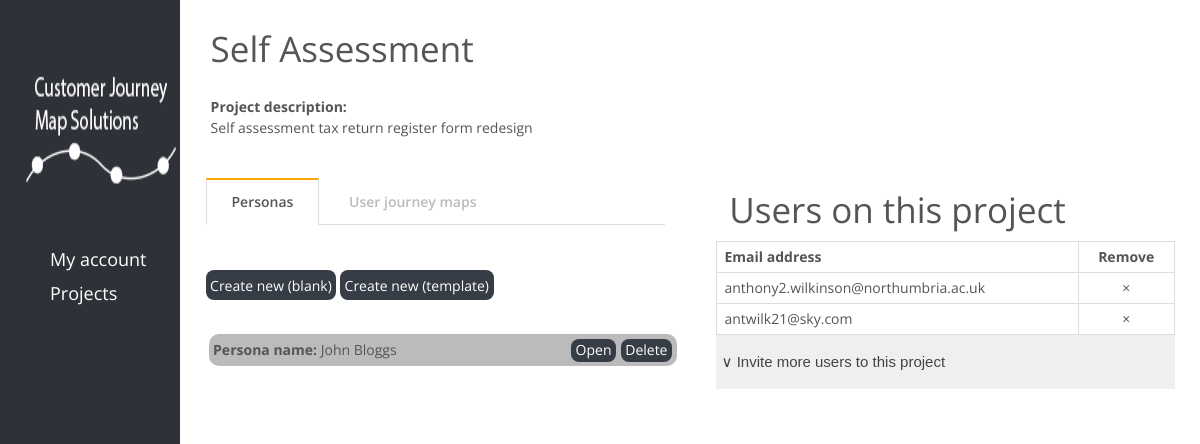
Page /project_overview.php?projectID=1 on the committed database.
### tables this page shows
CREATE TABLE `CJ_projects` (
  `projectID` int(11) NOT NULL,
  `projectName` varchar(225) NOT NULL,
  `projectDesc` varchar(400) NOT NULL,
  `ownerID` int(11) NOT NULL
);

CREATE TABLE `CJ_personas` (
  `personaID` int(11) NOT NULL,
  `personaName` varchar(200) NOT NULL,
  `occupation` varchar(200) NOT NULL,
  `age` int(2) NOT NULL,
  `children` int(2) NOT NULL,
  `martitalStatus` varchar(100) NOT NULL,
  `quote` varchar(500) NOT NULL,
  `digitalInclusionScale` int(2) NOT NULL,
  `personalProfile` varchar(500) NOT NULL,
  `image` varchar(500) NOT NULL DEFAULT 'default-profile.png',
  `projectID` int(11) NOT NULL
);

CREATE TABLE `CJ_project_shared_users` (
  `projectUserID` int(11) NOT NULL,
  `userID` int(11) NOT NULL,
  `projectID` int(11) NOT NULL
);

CREATE TABLE `CJ_users` (
  `userID` int(11) NOT NULL,
  `forename` varchar(225) NOT NULL,
  `surname` varchar(225) NOT NULL,
  `emailAddress` varchar(225) NOT NULL,
  `password` varchar(100) NOT NULL,
  `forgotPasswordToken` varchar(12) NOT NULL
);

### project_overview.php (the view, shortened to what this page needs)
<?php ob_start();
require_once('scripts/functions.php');
echo makePageStart("viewport", "width=device-width, inital-scale=1", "Project overview", "", "");
echo makeSidebar();
$dbConn = databaseConn::getConnection();
$projectID = $_GET['projectID'];
$getProjectInfo = "SELECT projectName, projectDesc from CJ_projects where projectID = :projectID";
$result = $dbConn->prepare($getProjectInfo);
$result->execute(array(':projectID'=>$projectID));
$recordSet = $result->fetchAll();
if (!empty($recordSet)) {
    foreach ($recordSet as $row) {
        $projectName = $row['projectName'];
        $projectDesc = $row['projectDesc'];
        echo "
        <h1>$projectName</h1>
        <p style=\"margin-left: 3%;\">
            <b>Project description:</b> <br>
            $projectDesc
        </p>
        ";
    }
}
?>
    <div class="halfContainer">
        <label for="tab1" class="labelOverivew">Personas</label>
        <label for="tab2" class="labelOverivew">User journey maps</label>
        <section id="content1">
            <p>
                <?php echo "<a href=\"create-blank-persona.php?projectID=$projectID\" class=\"submitButton\" style=\" color: white; text-decoration: none\">Create new (blank)</a>"; ?>
                <?php echo "<a href=\"scripts/persona_template_insert.php?projectID=$projectID\" class=\"submitButton\" style=\" color: white; text-decoration: none\">Create new (template)</a>"; ?>
            </p>
            <?php
            $getPersonas = "SELECT personaID, personaName, projectID FROM CJ_personas WHERE projectID = :projectID";
            $personaResults = $dbConn->prepare($getPersonas);
            $personaResults->execute(array(':projectID'=>$projectID));
            $personaRS = $personaResults->fetchAll();
            $personaNumRows = $personaResults->rowCount();
            if ($personaNumRows > 0) {
                foreach ($personaRS as $row) {
                    $personaID = $row['personaID'];
                    echo "
                        <div id=\"projectOverallContainer\">
                            <p id='personaNameLabel'><b>Persona name:</b> $row[personaName]</p>
                            <a href='scripts/delete_persona.php?personaID=$personaID&projectID=$projectID' type=\"submit\" class=\"actionButtons\">Delete</a>
                            <a href='persona.php?personaID=$personaID' type=\"submit\" class=\"actionButtons\">Open</a>
                        </div>
                    ";
                }
            } else {
                echo "<p>There are no personas created on this project.</p>";
            }
            ?>
        </section>
    </div>
    <div class="halfContainer">
    <h1>Users on this project</h1>
    <?php
    $getUsers = "SELECT CJ_project_shared_users.userID, CJ_project_shared_users.projectID, emailAddress
                 FROM CJ_project_shared_users
                 INNER JOIN CJ_users on CJ_project_shared_users.userID = CJ_users.userID
                 WHERE projectID = :projectID";
    $userResults = $dbConn->prepare($getUsers);
    $userResults->execute(array(':projectID'=>$projectID));
    $userRS = $userResults->fetchAll();
    if (!empty($userRS)) {
        echo "
        <table id='usersTable'>
            <tr>
                <th style=\"text-align: left\">Email address</th>
                <th>Remove</th>
            </tr>";
        foreach ($userRS as $userRSResult) {
            $userEmail = $userRSResult['emailAddress'];
            echo "<tr>
                <td style=\"text-align: left\">$userEmail</td>
                <td id='myBtn'>&times;</td>
            </tr>";
        }
        echo "</table>
        ";
    } else {
        echo "<p>There are no users on this project</p>";
    }
    ?>
    <button class="accordion">&or; Invite more users to this project</button>
<?php echo makePageFooter(); ?>

### css/main.css (style rules this page uses)
html { background-color: white; }
body { margin: 0; font: 14px/1 'Open Sans', sans-serif; color: #555; background: #eee; }
h1 { font-size: 2.5em; margin: 3% 3%; font-weight: 400; }
p { text-align: justify; margin: 0 0 20px; line-height: 1.5; }
.submitButton { background-color: #373d46; border: none; -webkit-border-radius: 8px; -moz-border-radius: 8px; border-radius: 8px;; color: white; padding: 1% 1%; text-align: center; text-decoration: none; display: inline-block; font-size: 14px; margin: 25px 0 0 0; cursor: pointer; }
table { border-collapse: collapse; width: 40%; margin-left: 30%; padding-bottom: 5%; }
#usersTable { border-collapse: collapse; width: 100%; !important; margin-left: 0; !important; padding-bottom: 5%; }
td, th { border: 1px solid #dddddd; padding: 8px; text-align: center;; }
section { display: none; padding: 20px 0 0; border-top: 1px solid #ddd; width: 100%; }
#tab1:checked ~ #content1, #tab2:checked ~ #content2 { display: block; }
.halfContainer { width: 50%; padding: 2.5%; padding-bottom: 2em; padding-top: 0; box-sizing: border-box; float: left; margin-top: 20px; position: relative; }
.labelOverivew { display: inline-block; margin: 0 0 -1px; padding: 15px 25px; font-weight: 600; text-align: center; color: #bbb; border: 1px solid transparent; }
.labelOverivew:before { font-weight: normal; margin-right: 10px; }
#tab1:checked + label { color: #555; border: 1px solid #ddd; border-top: 2px solid orange; border-bottom: 1px solid #fff; }
#projectOverallContainer { width: 100%; margin-left: 3px; background: #bbb; border-radius: 10px; -webkit-border-radius: 10px; -moz-border-radius: 10px; padding: 1%; display: block; float: left; margin-top: 3%; }
.actionButtons { background-color: #373d46; border: none; -webkit-border-radius: 8px; -moz-border-radius: 8px; border-radius: 8px;; padding: 1% 1%; text-align: center; text-decoration: none; display: inline-block; font-size: 14px; margin: 0 0 0 1%; cursor: pointer; color: white; float: right; }
#personaNameLabel { width: 75%; margin: 0; float: left; text-align: left; }
.accordion { color: #444; cursor: pointer; padding-top: 18px; padding-bottom: 18px; width: 100%; border: none; text-align: left; outline: none; font-size: 15px; transition: 0.4s; float: left; }
a { text-decoration: none; }

### rows in the picture
cj_projects: projectName "Self Assessment", projectDesc "Self assessment tax return register form redesign"
cj_personas: personaName "John Bloggs"
cj_project_shared_users: userID.emailAddress "anthony2.wilkinson@northumbria.ac.uk"
cj_project_shared_users: userID.emailAddress "antwilk21@sky.com"
